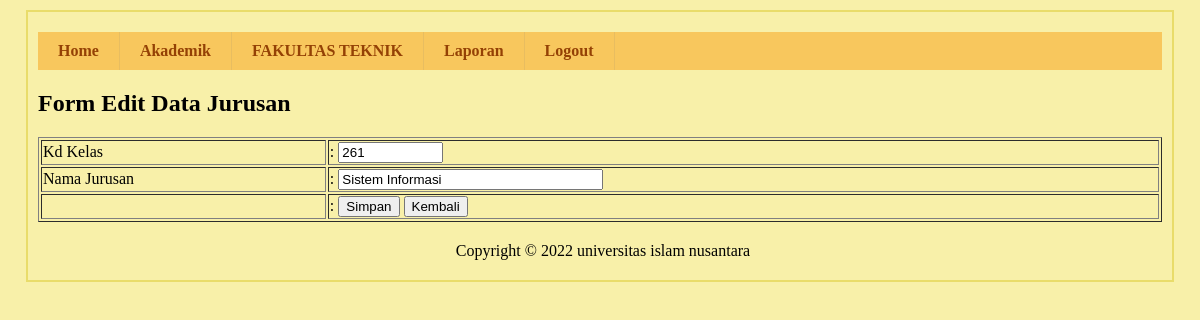
/sisfo-kampus/media.php?page=editjurusan&kdjurusan=261 (signed in), run on an earlier commit of the app's database.
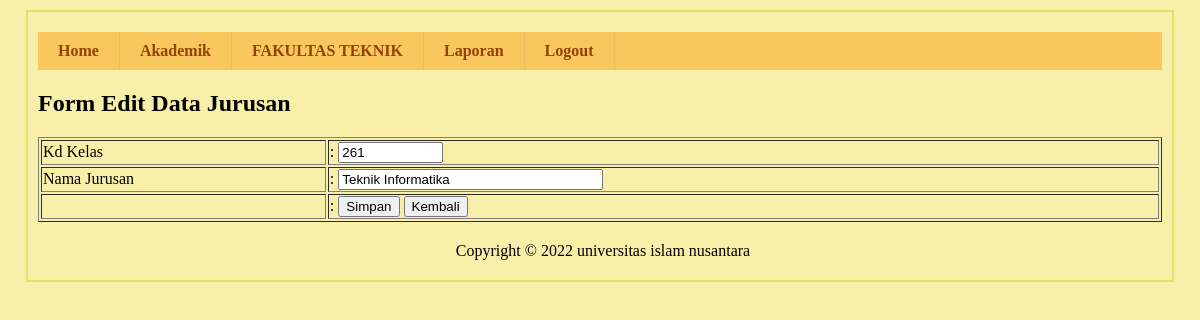
And on a later commit of the database.
### tables this page shows
CREATE TABLE `tbl_jurusan` (
  `kd_jurusan` varchar(5) NOT NULL,
  `nama_jurusan` varchar(20) NOT NULL,
  `aktif` enum('Y','T') NOT NULL
);

### sisfo-kampus/form/jurusan-edit.php (the view, shortened to what this page needs)
<?php
include "koneksi.php";
$sql_edit = mysqli_query($conn,"SELECT * FROM tbl_jurusan WHERE kd_jurusan='$_GET[kdjurusan]'");
$row =  mysqli_fetch_array($sql_edit);
?>
<h2>Form Edit Data Jurusan</h2>
<table border="1" width="100%">
    <form method="POST" action="" enctype="multipart/form-data">
        <tr>
            <td>Kd Kelas</td>
            <td>: <input type="text" name="kd_jurusan" value="<?php echo $row['kd_jurusan']; ?>" size="10"></td>
        </tr>
        <tr>
            <td>Nama Jurusan</td>
            <td>: <input type="text" name="nama_jurusan" value="<?php echo $row['nama_jurusan']; ?>" size="30"></td>
        </tr>
        <td>&nbsp;</td>
        <td>: <button type="submit" name="simpan">Simpan</button>
            <button type="button" onclick=window.location.href='./media.php?page=jurusan'>Kembali</button>
        </td>
    </form>
</table>

What changed in the data, as far as the page shows it:
changed tbl_jurusan id 261: nama_jurusan "Sistem Informasi" → "Teknik Informatika"
